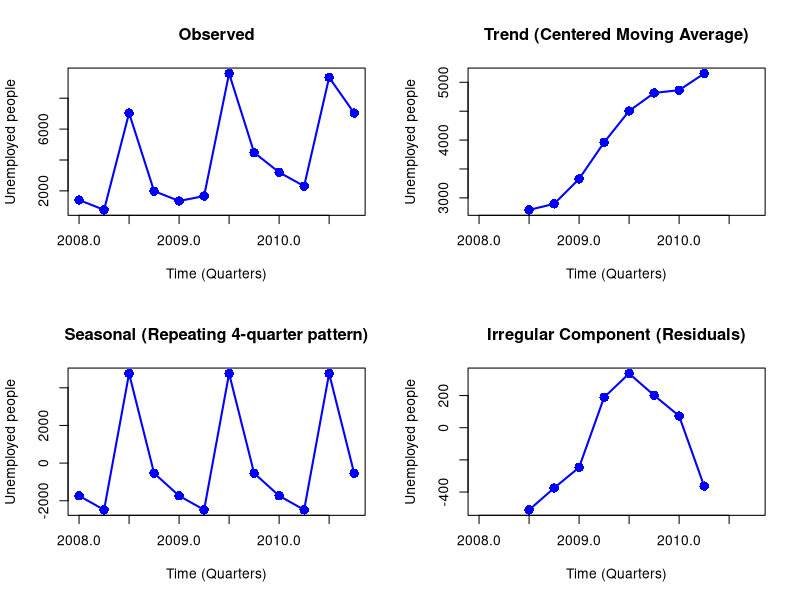
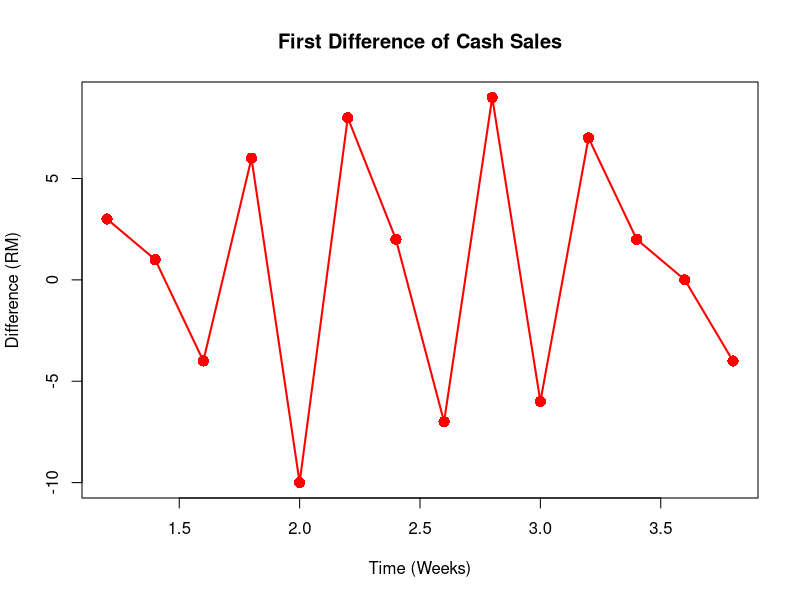
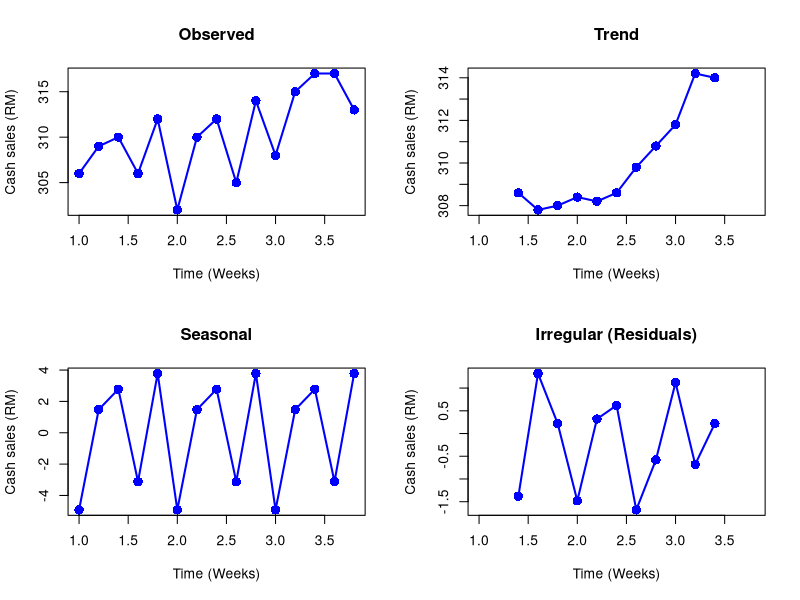
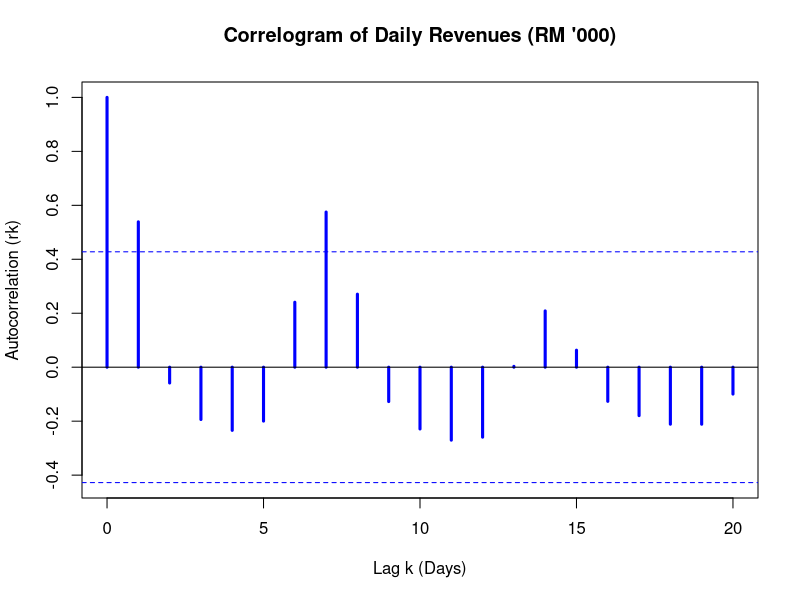
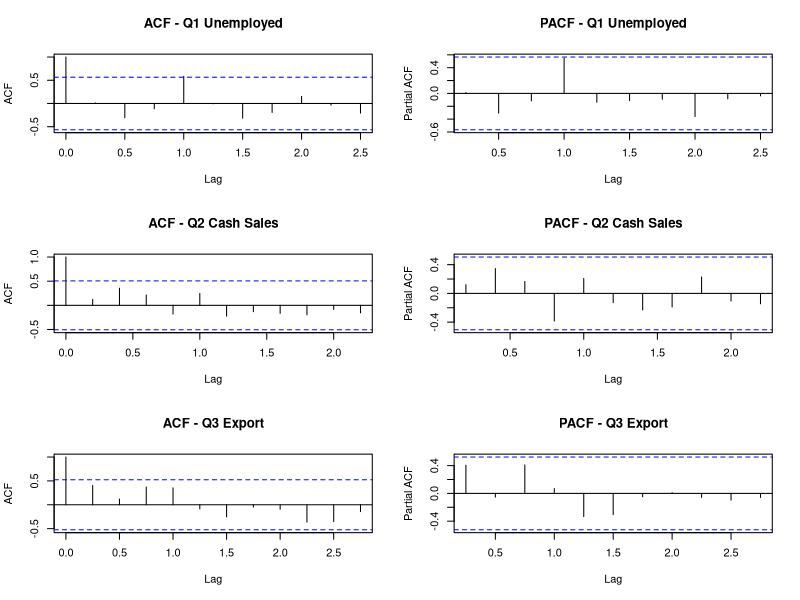

Here is the R script that generated these plots, in order:
# -----------------------------------------
# Tutorial 5 Q1
# -----------------------------------------

y <- c(1408, 768, 7040, 1984, 1344, 1664, 9600, 4480, 3200, 2304, 9344, 7040)
Y <- ts(y, frequency = 4, start = c(2008, 1))

component <- decompose(Y)

par(mfrow=c(2,2))

# Observed
plot(Y, 
     type = "o",      # Plots both points and lines overlapping
     pch = 16,        # Changes the point shape to a solid, bold circle
     cex = 1.5,       # Increases the size of the points (1 is default)
     lwd = 2,         # Thickens the connecting line (1 is default)
     col = "blue",    # Adds some color
     main = "Observed",
     ylab = "Unemployed people",
     xlab = "Time (Quarters)")

# Trend
plot(component$trend, 
     type = "o",      
     pch = 16,        
     cex = 1.5,       
     lwd = 2,         
     col = "blue",    
     main = "Trend (Centered Moving Average)",
     ylab = "Unemployed people",
     xlab = "Time (Quarters)")

# Seasonal
plot(component$seasonal, 
     type = "o",      
     pch = 16,        
     cex = 1.5,       
     lwd = 2,         
     col = "blue",    
     main = "Seasonal (Repeating 4-quarter pattern)",
     ylab = "Unemployed people",
     xlab = "Time (Quarters)")

# Random (Irregular)
plot(component$random, 
     type = "o",      
     pch = 16,        
     cex = 1.5,       
     lwd = 2,         
     col = "blue",    
     main = "Irregular Component (Residuals)",
     ylab = "Unemployed people",
     xlab = "Time (Quarters)")

par(mfrow=c(1,1))



# -----------------------------------------
# Tutorial 5 Q2
# -----------------------------------------

y <- c(306, 309, 310, 306, 312, 302, 310, 312, 305, 314, 308, 315, 317, 317, 313)
Y <- ts(y, frequency = 5, start=c(1,1))

component <- decompose(Y)

Y_diff <- diff(Y)
plot(Y_diff,
     type = "o",      # Plots both points and lines overlapping
     pch = 16,        # Solid, bold circle
     cex = 1.5,       # Increases point size
     lwd = 2,         # Thickens the connecting line
     col = "red",     # Using red to distinguish it from your original data
     main = "First Difference of Cash Sales",
     ylab = "Difference (RM)",
     xlab = "Time (Weeks)")

par(mfrow=c(2,2))

# Observed
plot(Y, 
     type = "o",      # Plots both points and lines overlapping
     pch = 16,        # Changes the point shape to a solid, bold circle
     cex = 1.5,       # Increases the size of the points (1 is default)
     lwd = 2,         # Thickens the connecting line (1 is default)
     col = "blue",    # Adds some color
     main = "Observed",
     ylab = "Cash sales (RM)",
     xlab = "Time (Weeks)")

# Trend
plot(component$trend, 
     type = "o",      
     pch = 16,        
     cex = 1.5,       
     lwd = 2,         
     col = "blue",    
     main = "Trend",
     ylab = "Cash sales (RM)",
     xlab = "Time (Weeks)")

# Seasonal
plot(component$seasonal, 
     type = "o",      
     pch = 16,        
     cex = 1.5,       
     lwd = 2,         
     col = "blue",    
     main = "Seasonal",
     ylab = "Cash sales (RM)",
     xlab = "Time (Weeks)")

# Random (Irregular)
plot(component$random, 
     type = "o",      
     pch = 16,        
     cex = 1.5,       
     lwd = 2,         
     col = "blue",    
     main = "Irregular (Residuals)",
     ylab = "Cash sales (RM)",
     xlab = "Time (Weeks)")

par(mfrow=c(1,1))



# -----------------------------------------
# Tutorial 5 Q4
# -----------------------------------------

y <- c(7.35, 6.65, 9.24, 7.21, 12.60, 21.70, 21.07, 9.80, 8.54, 11.83, 9.31, 16.17, 28.07, 27.16, 12.25, 10.85, 14.84, 11.41, 19.53, 33.53, 32.83) 
max_k <- length(y)-1

# 4a. Calculate ACF from 0 to n-1 (20)
autocorrelations <- acf(y, lag.max=max_k, plot=FALSE)
print(autocorrelations)

# 4b. plot the ACF
acf(y, 
    lag.max = max_k,
    main = "Correlogram of Daily Revenues (RM '000)", 
    xlab = "Lag k (Days)", 
    ylab = "Autocorrelation (rk)",
    lwd = 3,
    col = "blue"
)



# -----------------------------------------
# ACF/PACF for Tutorial 6 Q3
# -----------------------------------------

par(mfrow=c(3,2)) # Sets up a grid to view all 6 plots at once

# Q1: Unemployed People (Quarterly)
y1 <- ts(c(1408, 768, 7040, 1984, 1344, 1664, 9600, 4480, 3200, 2304, 9344, 7040), frequency = 4)
acf(y1, main="ACF - Q1 Unemployed")
pacf(y1, main="PACF - Q1 Unemployed")

# Q2: Cash Sales (Daily, 5 days/week)
y2 <- ts(c(306, 309, 310, 306, 312, 302, 310, 312, 305, 314, 308, 315, 317, 317, 313), frequency = 5)
acf(y2, main="ACF - Q2 Cash Sales")
pacf(y2, main="PACF - Q2 Cash Sales")

# Q3: Quarterly Export (Using the 14 known values)
y3 <- ts(c(2.7, 4.1, 3.9, 3.1, 3.8, 5.4, 5.3, 4.1, 4.9, 6.8, 6.6, 5.0, 5.9, 8.3), frequency = 4)
acf(y3, main="ACF - Q3 Export")
pacf(y3, main="PACF - Q3 Export")

par(mfrow=c(1,1)) # Resets the grid
